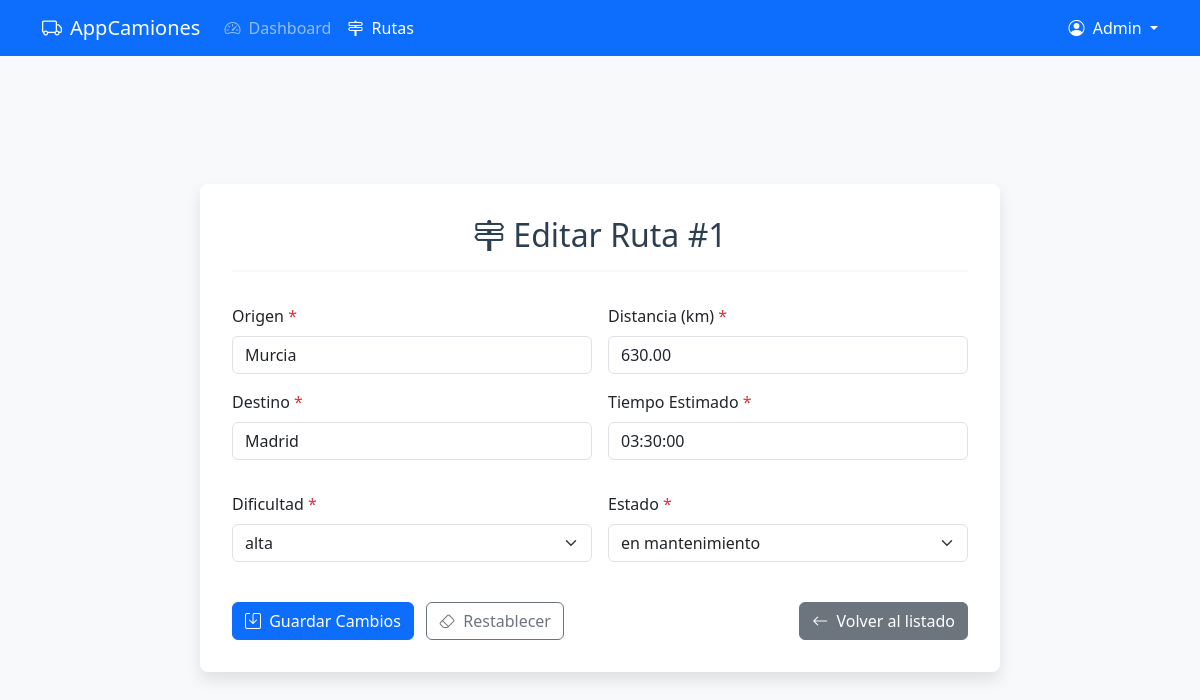
Screenshot of /views/rutas/edit.php?action=editar&id=1 (signed in) with the database file from the repository.
### tables this page shows
CREATE TABLE `rutas` (
  `id_ruta` int(11) NOT NULL,
  `origen` varchar(100) NOT NULL,
  `destino` varchar(100) NOT NULL,
  `distancia` decimal(10,2) NOT NULL COMMENT 'en kilómetros',
  `tiempo_estimado` time NOT NULL,
  `id_dificultad` int(11) NOT NULL,
  `id_estado_ruta` int(11) NOT NULL,
  `fecha_registro` datetime DEFAULT current_timestamp()
);

CREATE TABLE `dificultades_ruta` (
  `id_dificultad` int(11) NOT NULL,
  `nombre` varchar(50) NOT NULL,
  `descripcion` varchar(255) DEFAULT NULL
);

CREATE TABLE `estados_ruta` (
  `id_estado_ruta` int(11) NOT NULL,
  `nombre` varchar(50) NOT NULL,
  `descripcion` varchar(255) DEFAULT NULL
);

### controllers/RutasController.php (called while the page is built, shortened)
<?php
require_once __DIR__ . '/../config/database.php';
require_once __DIR__ . '/../models/Rutas.php';
class RutasController {
    private $rutas;
    public function __construct() {
        $this->db = new Database();
        $this->rutas = new Rutas($this->db->connect());
    }
    public function obtenerRuta($id) {
        return $this->rutas->readOne($id);
    }
    public function obtenerDificultades() {
        return $this->rutas->getDificultades();
    }
    public function obtenerEstadosRuta() {
        return $this->rutas->getEstadosRuta();
    }
    public function handleEditRequest() {
        $data = [];
        $data['dificultades'] = $this->obtenerDificultades()->fetchAll(PDO::FETCH_ASSOC);
        $data['estados'] = $this->obtenerEstadosRuta()->fetchAll(PDO::FETCH_ASSOC);
        if (isset($_GET['id'])) {
            $data['ruta'] = $this->obtenerRuta($_GET['id']);
        } else {
            header('Location: list.php?error=' . urlencode('ID de ruta no especificado'));
            exit();
        }
        return $data;
    }
}

### config/database.php (called while the page is built, shortened)
<?php
class Database {
    private $host = 'localhost';
    private $db_name = 'proyecto_transportes';
    private $username = 'dmilanes';
    private $password = 'milanes1982*-';
    public function connect() {
        $this->conn = null;
        try {
            $this->conn = new PDO(
                "mysql:host=" . $this->host . ";dbname=" . $this->db_name,
                $this->username,
                $this->password
            );
            $this->conn->setAttribute(PDO::ATTR_ERRMODE, PDO::ERRMODE_EXCEPTION);
        } catch (PDOException $e) {
            die("Error de conexión: " . $e->getMessage());
        }
        return $this->conn;
    }
}
?>

### models/Rutas.php (called while the page is built, shortened)
<?php
class Rutas {
    private $conn;
    private $table_name = "rutas";
    private $table_dificultades = "dificultades_ruta";
    private $table_estados = "estados_ruta";
    public function __construct($db) {
        $this->conn = $db;
    }
    public function readOne($id) {
        $query = "SELECT
                    r.id_ruta,
                    r.origen,
                    r.destino,
                    r.distancia,
                    r.tiempo_estimado,
                    r.id_dificultad,
                    r.id_estado_ruta,
                    r.fecha_registro,
                    dr.nombre as dificultad,
                    er.nombre as estado
                  FROM " . $this->table_name . " r
                  LEFT JOIN " . $this->table_dificultades . " dr ON r.id_dificultad = dr.id_dificultad
                  LEFT JOIN " . $this->table_estados . " er ON r.id_estado_ruta = er.id_estado_ruta
                  WHERE r.id_ruta = ?";
        $stmt = $this->conn->prepare($query);
        $stmt->bindParam(1, $id);
        $stmt->execute();
        return $stmt->fetch(PDO::FETCH_ASSOC);
    }
    public function getDificultades() {
        $query = "SELECT * FROM " . $this->table_dificultades . " ORDER BY nombre";
        $stmt = $this->conn->prepare($query);
        $stmt->execute();
        return $stmt;
    }
    public function getEstadosRuta() {
        $query = "SELECT * FROM " . $this->table_estados . " ORDER BY nombre";
        $stmt = $this->conn->prepare($query);
        $stmt->execute();
        return $stmt;
    }
}

### views/rutas/edit.php (the view, shortened to what this page needs)
<?php
require_once __DIR__ . '/../../controllers/RutasController.php';
$controller = new RutasController();
$data = $controller->handleEditRequest();
$ruta = $data['ruta'];
$dificultades = $data['dificultades'];
$estados = $data['estados'];
?>
<!DOCTYPE html>
<html lang="es">
<head>
    <link href="https://cdn.jsdelivr.net/npm/bootstrap@5.3.0/dist/css/bootstrap.min.css" rel="stylesheet">
    <link href="https://cdn.jsdelivr.net/npm/bootstrap-icons@1.10.0/font/bootstrap-icons.css" rel="stylesheet">
</head>
<body>
    <nav class="navbar navbar-expand-lg navbar-dark bg-primary fixed-top">
        <div class="container">
            <a class="navbar-brand" href="../auth/dashboard.php">
                <i class="bi bi-truck me-2"></i>AppCamiones
            </a>
            <div class="collapse navbar-collapse" id="navbarNav">
                <ul class="navbar-nav me-auto">
                    <li class="nav-item">
                        <a class="nav-link" href="../auth/dashboard.php"><i class="bi bi-speedometer2 me-1"></i> Dashboard</a>
                    </li>
                    <li class="nav-item">
                        <a class="nav-link active" href="list.php"><i class="bi bi-signpost-2 me-1"></i> Rutas</a>
                    </li>
                </ul>
                <div class="d-flex">
                    <div class="dropdown">
                        <a class="nav-link dropdown-toggle text-white" href="#" id="navbarDropdown" role="button" data-bs-toggle="dropdown" aria-expanded="false">
                            <i class="bi bi-person-circle me-1"></i> <?php echo htmlspecialchars($_SESSION['user']['nombre']); ?>
                        </a>
                    </div>
                </div>
            </div>
        </div>
    </nav>
    <main class="main-content">
        <div class="container">
            <div class="form-container">
                <h2 class="form-title text-center"><i class="bi bi-signpost-2 me-2"></i>Editar Ruta #<?= htmlspecialchars($ruta['id_ruta']) ?></h2>
                <form method="POST" action="edit.php?action=editar&id=<?= $ruta['id_ruta'] ?>" id="rutaForm">
                    <div class="row g-3">
                        <div class="col-md-6">
                            <div class="mb-3">
                                <label for="origen" class="form-label required-field">Origen</label>
                                <input type="text" class="form-control" id="origen" name="origen" required
                                    value="<?= htmlspecialchars($ruta['origen']) ?>">
                            </div>
                            <div class="mb-3">
                                <label for="destino" class="form-label required-field">Destino</label>
                                <input type="text" class="form-control" id="destino" name="destino" required
                                    value="<?= htmlspecialchars($ruta['destino']) ?>">
                            </div>
                        </div>
                        <div class="col-md-6">
                            <div class="mb-3">
                                <label for="distancia" class="form-label required-field">Distancia (km)</label>
                                <input type="number" step="0.01" class="form-control" id="distancia" name="distancia" required
                                    value="<?= htmlspecialchars($ruta['distancia']) ?>">
                            </div>
                            <div class="mb-3">
                                <label for="tiempo_estimado" class="form-label required-field">Tiempo Estimado</label>
                                <input type="text" class="form-control" id="tiempo_estimado" name="tiempo_estimado" required
                                    placeholder="Ej: 2 horas 30 minutos"
                                    value="<?= htmlspecialchars($ruta['tiempo_estimado']) ?>">
                            </div>
                        </div>
                        <div class="col-md-6">
                            <div class="mb-3">
                                <label for="dificultad" class="form-label required-field">Dificultad</label>
                                <select class="form-select" id="dificultad" name="id_dificultad" required>
                                    <?php foreach ($dificultades as $dificultad): ?>
                                        <option value="<?= $dificultad['id_dificultad'] ?>"
                                            <?= ($ruta['id_dificultad'] == $dificultad['id_dificultad']) ? 'selected' : '' ?>>
                                            <?= htmlspecialchars($dificultad['nombre']) ?>
                                        </option>
                                    <?php endforeach; ?>
                                </select>
                            </div>
                        </div>
                        <div class="col-md-6">
                            <div class="mb-3">
                                <label for="estado" class="form-label required-field">Estado</label>
                                <select class="form-select" id="estado" name="id_estado_ruta" required>
                                    <?php foreach ($estados as $estado): ?>
                                        <option value="<?= $estado['id_estado_ruta'] ?>"
                                            <?= ($ruta['id_estado_ruta'] == $estado['id_estado_ruta']) ? 'selected' : '' ?>>
                                            <?= htmlspecialchars($estado['nombre']) ?>
                                        </option>
                                    <?php endforeach; ?>
                                </select>
                            </div>
                        </div>
                    </div>
                    <div class="d-flex justify-content-between mt-4">
                        <div>
                            <button type="submit" class="btn btn-primary btn-action me-2">
                                <i class="bi bi-save me-1"></i> Guardar Cambios
                            </button>
                            <button type="reset" class="btn btn-outline-secondary btn-action">
                                <i class="bi bi-eraser me-1"></i> Restablecer
                            </button>
                        </div>
                        <a href="list.php" class="btn btn-secondary btn-action">
                            <i class="bi bi-arrow-left me-1"></i> Volver al listado
                        </a>
                    </div>
                </form>
            </div>
        </div>
    </main>
</body>
</html>

### views/rutas/edit.php (style rules this page uses)
body { padding-top: 56px; background-color: #f8f9fa; display: flex; flex-direction: column; min-height: 100vh; }
.main-content { flex: 1; display: flex; flex-direction: column; justify-content: center; padding: 2rem 0; }
.form-container { max-width: 800px; width: 100%; margin: 0 auto; padding: 2rem; background-color: white; border-radius: 8px; box-shadow: 0 0.5rem 1rem rgba(0, 0, 0, 0.1); }
.required-field::after { content: " *"; color: #dc3545; }
.form-title { color: #2c3e50; border-bottom: 2px solid #f8f9fa; padding-bottom: 1rem; margin-bottom: 2rem; }
.btn-action { min-width: 120px; }

### rows the page displays
rutas: id_ruta "1", origen "Murcia", destino "Madrid", distancia "630.00", tiempo_estimado "03:30:00", id_dificultad "alta", id_estado_ruta "en mantenimiento"

### other values shown
$_SESSION['user']['nombre'] "Admin"
